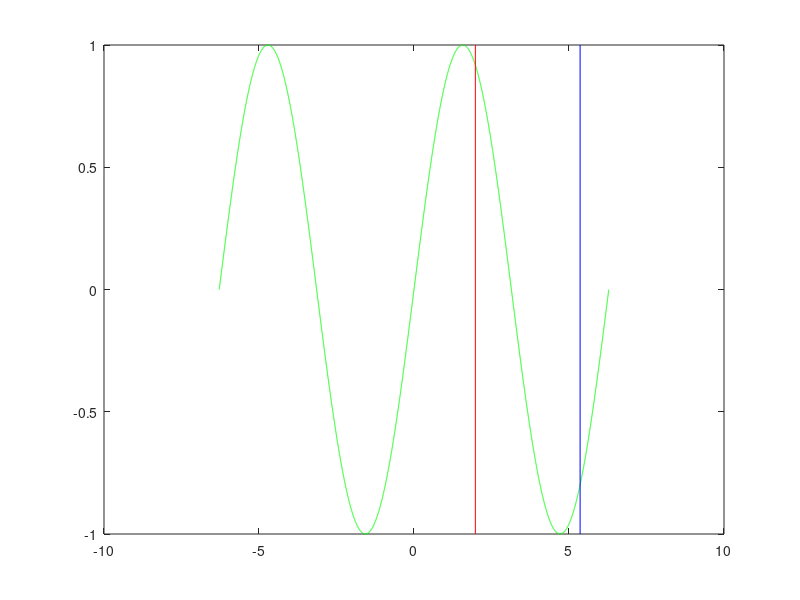

Here is the MATLAB script that generated this plot:
function MovingVerticalLineExample

    close all;
    
    hFig = figure;
    xx = -2*pi:0.001:2*pi;
    hAxes = subplot(1,1,1);
    plot(xx,sin(xx),'g');
    
    set(hAxes,'Color','k');
    
    set(hFig,'WindowButtonDownFcn',  @mouseDown);
    set(hFig,'WindowButtonMotionFcn',@mouseMove);
    set(hFig,'WindowButtonUpFcn',    @mouseUp);
    
    randX = max(xx)*rand;
    hVerticalLines = line([randX,randX],get(hAxes,'Ylim'),'Color','red');
    randX = max(xx)*rand;
    hVerticalLines = [hVerticalLines line([randX,randX],get(hAxes,'Ylim'),'Color','blue')];
    
    hLineToDrag = [];
    
    function mouseDown(hObject,~)
        
        % is the mouse down event within the axes?
        if IsCursorInControl(hObject, hAxes)
        
            currentPoint   = get(hAxes,'CurrentPoint');
            xCurrentPoint  = currentPoint(2,1);
            
            for k=1:length(hVerticalLines)
            
                xVertLineCoord = get(hVerticalLines(k),'XData');

                if abs(xCurrentPoint - xVertLineCoord(1)) < 0.1
                    hLineToDrag = hVerticalLines(k);
                    break;
                end
            end
        end
    end

    function mouseUp(~,~)
        
        hLineToDrag = [];
        
    end
    
    function mouseMove(hObject,~)
          
        % is the mouse down event within the axes?
        if ~isempty(hLineToDrag) && IsCursorInControl(hObject, hAxes)
            currentPoint = get(hAxes,'CurrentPoint');
            x            = currentPoint(2,1);
            set(hLineToDrag, 'XData', [x x]);
        end
    end

    function [status] = IsCursorInControl(hCursor, hControl)
        
        status = false;
        
        % get the position of the mouse
        figCurrentPoint = get(hCursor, 'CurrentPoint');
        position      = get(hCursor, 'Position');
        xCursor       = figCurrentPoint(1,1)/position(1,3); % normalize
        yCursor       = figCurrentPoint(1,2)/position(1,4); % normalize

        % get the position of the axes within the GUI
        controlPos = get(hControl,'Position');
        minx    = controlPos(1);
        miny    = controlPos(2);
        maxx    = minx + controlPos(3);
        maxy    = miny + controlPos(4);
            
        % is the mouse down event within the axes?
        if xCursor >= minx && xCursor <= maxx && yCursor >= miny && yCursor <= maxy
            status = true;
        end
    end
end